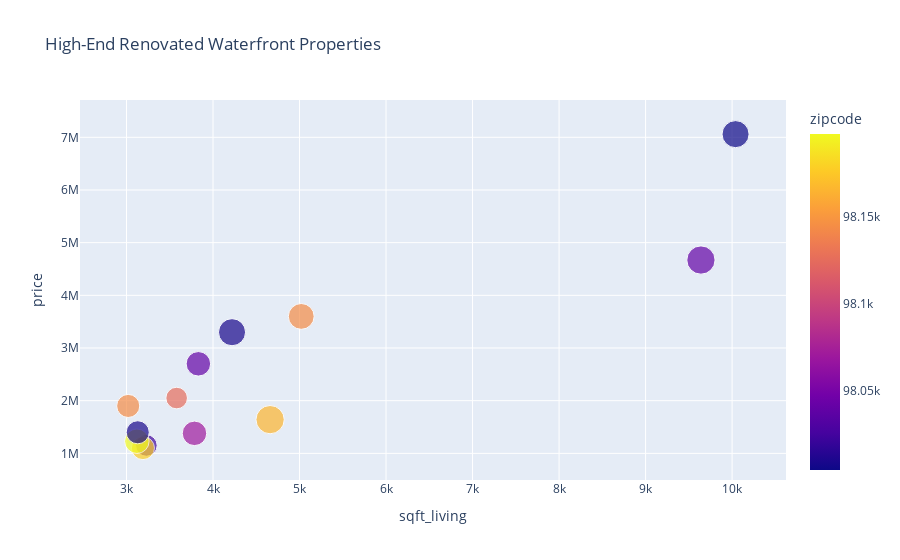

This figure's notebook cell:
### Markdown cell above
## Scatter Plot for Jennifer’s Criteria

Homes that are:

Waterfront

Renovated

At least 3 bedrooms

3000 sqft

$1,000,000

### Code cell
jennifer_df = df[
    (df['waterfront'] == 1) &
    (df['yr_renovated'] > 0) &
    (df['bedrooms'] >= 3) &
    (df['sqft_living'] > 3000) &
    (df['price'] > 1_000_000)
]

fig = px.scatter(
    jennifer_df,
    x='sqft_living',
    y='price',
    color='zipcode',
    size='grade',
    hover_data=['bedrooms', 'grade', 'yr_renovated'],
    title='High-End Renovated Waterfront Properties'
)
fig.show()

### Figure 1 — Plotly figure (JSON) as saved in the notebook; plotly's stock layout.template omitted (floating-point values rounded to 4 significant figures)
{"data": [{"customdata": [[3.0, 10.0, 20020.0], [5.0, 11.0, 20010.0], [3.0, 9.0, 20060.0], [3.0, 7.0, 19930.0], [4.0, 8.0, 19910.0], [5.0, 9.0, 19800.0], [5.0, 12.0, 20090.0], [6.0, 8.0, 19830.0], [3.0, 12.0, 19900.0], [4.0, 7.0, 19650.0], [3.0, 11.0, 19870.0], [4.0, 9.0, 19890.0], [3.0, 8.0, 19840.0]], "hovertemplate": "sqft_living=%{x}<br>price=%{y}<br>grade=%{customdata[1]}<br>bedrooms=%{customdata[0]}<br>yr_renovated=%{customdata[2]}<br>zipcode=%{marker.color}<extra></extra>", "legendgroup": "", "marker": {"color": [98144, 98004, 98070, 98023, 98178, 98040, 98040, 98144, 98166, 98125, 98008, 98198, 98008], "coloraxis": "coloraxis", "size": [10, 11, 9, 7, 8, 9, 12, 8, 12, 7, 11, 9, 8], "sizemode": "area", "sizeref": 0.03, "symbol": "circle"}, "mode": "markers", "name": "", "orientation": "v", "showlegend": false, "type": "scatter", "x": [5020.0, 10040.0, 3786.0, 3230.0, 3190.0, 3831.0, 9640.0, 3020.0, 4660.0, 3580.0, 4220.0, 3120.0, 3130.0], "xaxis": "x", "y": [3600000.0, 7060000.0, 1380000.0, 1150000.0, 1100000.0, 2700000.0, 4670000.0, 1900000.0, 1640000.0, 2050000.0, 3300000.0, 1230000.0, 1400000.0], "yaxis": "y"}], "layout": {"coloraxis": {"colorbar": {"title": {"text": "zipcode"}}, "colorscale": [[0, "#0d0887"], [0.1111, "#46039f"], [0.2222, "#7201a8"], [0.3333, "#9c179e"], [0.4444, "#bd3786"], [0.5556, "#d8576b"], [0.6667, "#ed7953"], [0.7778, "#fb9f3a"], [0.8889, "#fdca26"], [1, "#f0f921"]]}, "legend": {"itemsizing": "constant", "tracegroupgap": 0}, "title": {"text": "High-End Renovated Waterfront Properties"}, "xaxis": {"anchor": "y", "domain": [0, 1], "title": {"text": "sqft_living"}}, "yaxis": {"anchor": "x", "domain": [0, 1], "title": {"text": "price"}}}}
